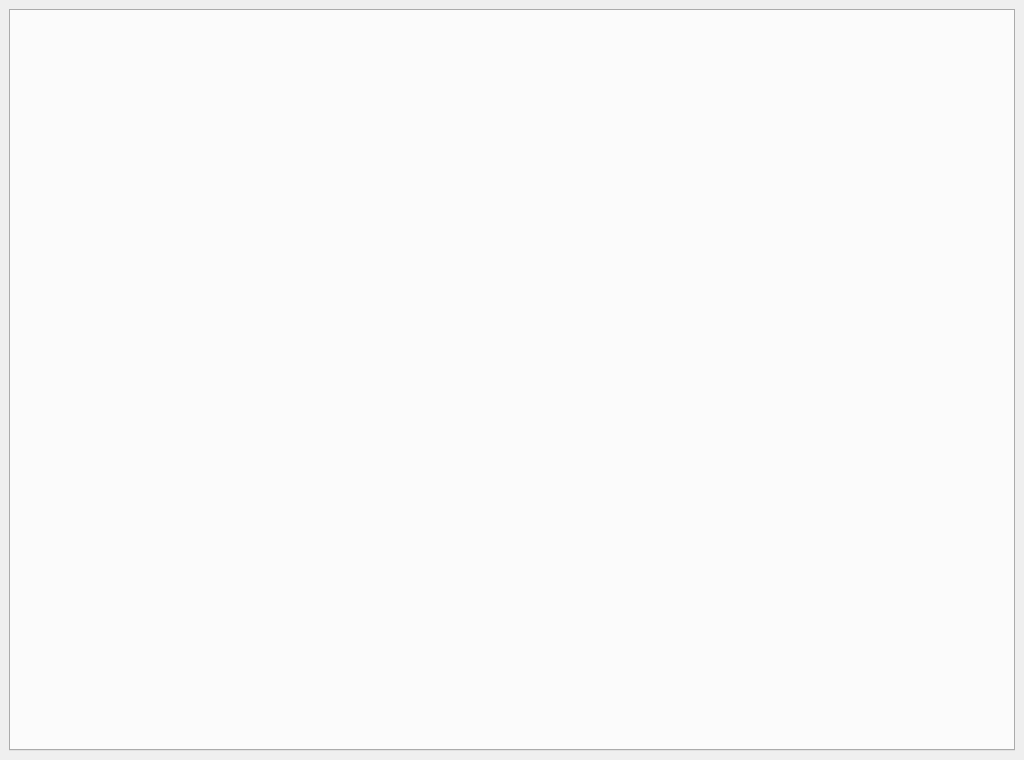
<?xml version="1.0" encoding="UTF-8"?>
<ui version="4.0">
 <class>Admin</class>
 <widget class="QMainWindow" name="Admin">
  <property name="geometry">
   <rect>
    <x>0</x>
    <y>0</y>
    <width>1024</width>
    <height>760</height>
   </rect>
  </property>
  <property name="minimumSize">
   <size>
    <width>0</width>
    <height>0</height>
   </size>
  </property>
  <property name="maximumSize">
   <size>
    <width>99999</width>
    <height>99999</height>
   </size>
  </property>
  <property name="windowTitle">
   <string>管理员页面</string>
  </property>
  <widget class="QWidget" name="centralwidget">
   <layout class="QGridLayout" name="gridLayout">
    <item row="0" column="0">
     <widget class="QTabWidget" name="tabWidget">
      <property name="font">
       <font>
        <pointsize>13</pointsize>
       </font>
      </property>
      <property name="currentIndex">
       <number>-1</number>
      </property>
     </widget>
    </item>
   </layout>
  </widget>
  <action name="exportLogAction">
   <property name="text">
    <string>导出日志</string>
   </property>
  </action>
  <action name="aboutAction">
   <property name="text">
    <string>关于</string>
   </property>
  </action>
 </widget>
 <resources/>
 <connections/>
</ui>
